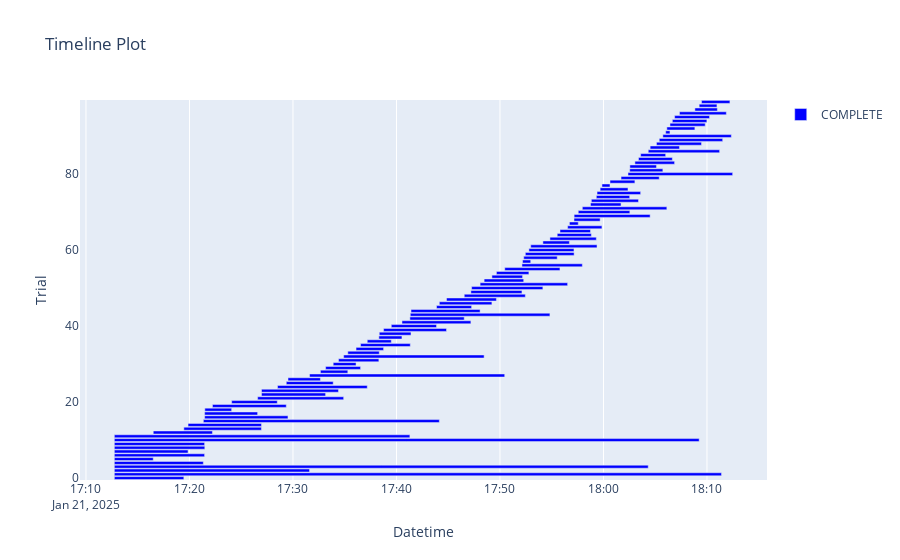

Here is the notebook cell this chart was saved with:
### Code cell
optuna.visualization.plot_timeline(study)
